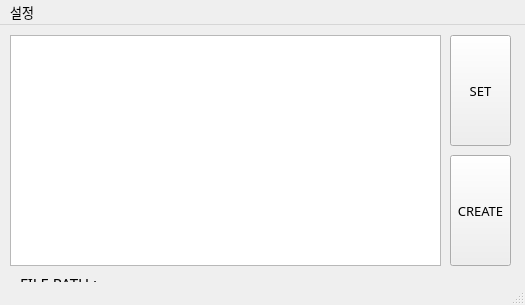
<?xml version="1.0" encoding="UTF-8"?>
<ui version="4.0">
 <class>MainWindow</class>
 <widget class="QMainWindow" name="MainWindow">
  <property name="geometry">
   <rect>
    <x>0</x>
    <y>0</y>
    <width>525</width>
    <height>305</height>
   </rect>
  </property>
  <property name="font">
   <font>
    <family>MS Gothic</family>
    <pointsize>10</pointsize>
   </font>
  </property>
  <property name="windowTitle">
   <string>AlarmListCollector</string>
  </property>
  <widget class="QWidget" name="centralwidget">
   <widget class="QPushButton" name="createBtn">
    <property name="geometry">
     <rect>
      <x>450</x>
      <y>130</y>
      <width>61</width>
      <height>111</height>
     </rect>
    </property>
    <property name="text">
     <string>CREATE</string>
    </property>
   </widget>
   <widget class="QPushButton" name="setBtn">
    <property name="geometry">
     <rect>
      <x>450</x>
      <y>10</y>
      <width>61</width>
      <height>111</height>
     </rect>
    </property>
    <property name="text">
     <string>SET</string>
    </property>
   </widget>
   <widget class="QListView" name="listView">
    <property name="geometry">
     <rect>
      <x>10</x>
      <y>10</y>
      <width>431</width>
      <height>231</height>
     </rect>
    </property>
   </widget>
   <widget class="QLabel" name="lblPath">
    <property name="geometry">
     <rect>
      <x>130</x>
      <y>250</y>
      <width>301</width>
      <height>16</height>
     </rect>
    </property>
    <property name="font">
     <font>
      <family>MS Gothic</family>
      <pointsize>11</pointsize>
     </font>
    </property>
    <property name="text">
     <string>-</string>
    </property>
   </widget>
   <widget class="QLabel" name="label">
    <property name="geometry">
     <rect>
      <x>20</x>
      <y>250</y>
      <width>111</width>
      <height>16</height>
     </rect>
    </property>
    <property name="font">
     <font>
      <family>MS Gothic</family>
      <pointsize>11</pointsize>
     </font>
    </property>
    <property name="text">
     <string>FILE PATH :</string>
    </property>
   </widget>
   <widget class="QLabel" name="lblState">
    <property name="geometry">
     <rect>
      <x>460</x>
      <y>250</y>
      <width>61</width>
      <height>16</height>
     </rect>
    </property>
    <property name="text">
     <string/>
    </property>
    <property name="alignment">
     <set>Qt::AlignLeading|Qt::AlignLeft|Qt::AlignVCenter</set>
    </property>
   </widget>
  </widget>
  <widget class="QMenuBar" name="menubar">
   <property name="geometry">
    <rect>
     <x>0</x>
     <y>0</y>
     <width>525</width>
     <height>19</height>
    </rect>
   </property>
   <widget class="QMenu" name="menu">
    <property name="title">
     <string>설정</string>
    </property>
    <addaction name="separator"/>
    <addaction name="stringset"/>
   </widget>
   <addaction name="menu"/>
  </widget>
  <widget class="QStatusBar" name="statusbar"/>
  <action name="stringset">
   <property name="text">
    <string>Alaram</string>
   </property>
  </action>
 </widget>
 <resources/>
 <connections/>
</ui>
